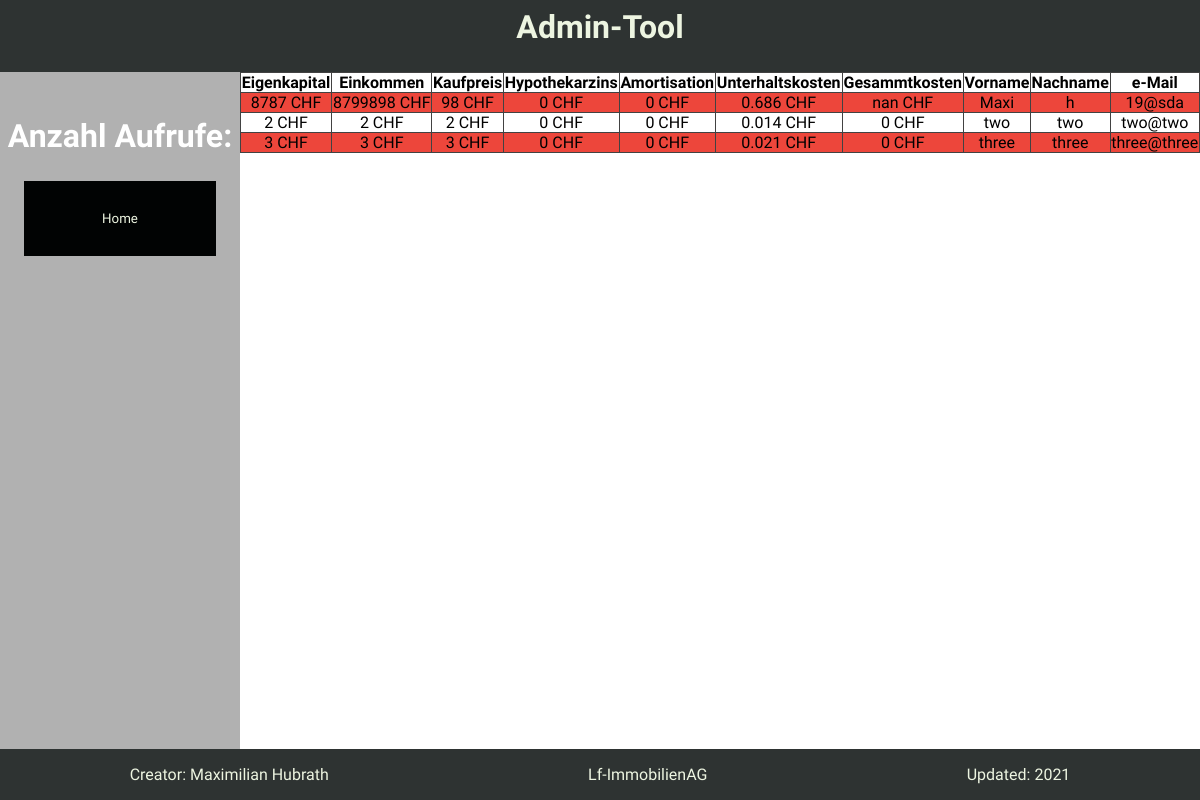
The app's page /src/php/administration/admin.php with its own data.
### tables this page shows
CREATE TABLE "TInformationen" (
	"InfoEK"	REAL NOT NULL,
	"InfoJahreseinkommen"	REAL NOT NULL,
	"InfoKaufpreis"	REAL NOT NULL,
	"InfoHypothekarzins"	REAL NOT NULL,
	"InfoAmortisation"	REAL NOT NULL,
	"InfoUnterhaltskosten"	REAL NOT NULL,
	"InfoMGesamtkosten"	REAL NOT NULL,
	"InfoVorname"	TEXT NOT NULL,
	"InfoNachname"	TEXT NOT NULL,
	"InfoEmail"	TEXT NOT NULL,
	PRIMARY KEY("InfoEmail")
);

### src/php/administration/admin.php (the view, shortened to what this page needs)
<html>
<head>
    <link rel="stylesheet" href="/src/css/admin.css">
</head>
<?php
$dbdir = '/kunden/364182_8001/web/2871458/A2871458/calc/DB';
$db = new SQLite3("$dbdir../SA_Lfimmo.db");
function createTables($db)
{
    $res1 = $db->query("SELECT * FROM TInformationen");
    echo ' <div class="content">';
    echo '<table><tr><th>Eigenkapital</th><th>Einkommen</th><th>Kaufpreis</th><th>Hypothekarzins</th><th>Amortisation</th><th>Unterhaltskosten</th><th>Gesammtkosten</th><th>Vorname</th><th>Nachname</th><th>e-Mail</th>';
    while ($dsatz2 = $res1->fetchArray(SQLITE3_ASSOC)) {
        echo '<tr><td>' . $dsatz2["InfoEK"] . ' CHF' . '</td><td>' . $dsatz2["InfoJahreseinkommen"] . ' CHF' . '</td><td>' . $dsatz2["InfoKaufpreis"] . ' CHF' . '</td><td>' . $dsatz2["InfoHypothekarzins"] . ' CHF' . '</td><td>' . $dsatz2["InfoAmortisation"] . ' CHF' . '</td><td>' . $dsatz2["InfoUnterhaltskosten"] . ' CHF' . '</td><td>' . $dsatz2["InfoMGesamtkosten"] . ' CHF' . '</td><td>' . $dsatz2["InfoVorname"] . '</td><td>' . $dsatz2["InfoNachname"] . '</td><td>' . $dsatz2["InfoEmail"] . '</td></tr>';
    }
    echo '</table></div>';
}
?>
<body>
    <header>
        <div class="top">
            <h1>Admin-Tool</h1>
        </div>
    </header>
    <div class="main">
        <div class="rightNav">
            <div class="buttonGroup">
                <h1>Anzahl Aufrufe: <?php echo $_SESSION['anzahlbesuche'] ?></h1>
                <button onClick="Javascript:window.location.href = '/index.php';">Home</button>
            </div>
        </div>
        <div class="mainContent">
            <form action="index.php" method="get" id="form">
                <?php createTables($db) ?>
            </form>
        </div>
    </div>
    <footer>
        <p>Creator: Maximilian Hubrath</p>
        <p>Lf-ImmobilienAG</p>
        <p>Updated: 2021</p>
    </footer>

### src/css/admin.css (style rules this page uses)
body { background-color: #2e3332; }
header { height: 8vh; font-family: 'Titillium Web', sans-serif; color: #EDF5E1; }
.top { background-color: #2e3332; position: relative; width: 100%; height: 7vh; top: 0; left: 0; text-align: center; }
.main { height: 85vh; }
.rightNav { font-family: 'Titillium Web'; background-color: #b1b1b1; color: #ffffff; left: 0; width: 20%; height: 85vh; position: absolute; text-align: center; float: left; }
.buttonGroup { padding-top: 10%; }
button { font-family: 'Titillium Web'; color: #EDF5E1; background-color: #010303; border: none; padding: 30px 32px; text-align: center; display: inline-block; margin: 4px 2px; cursor: pointer; width: 80%; text-decoration: none; }
.mainContent { background-color: #ffffff; width: 80%; height: 85vh; float: right; right: 0; position: absolute; overflow-y: scroll; }
table { font-family: 'Titillium Web'; border-collapse: collapse; width: 100%; }
td, th { border: 1px solid #424242; text-align: center; padding: 0px; }
tr:nth-child(even) { background-color: #eb3023e3; }
footer { font-family: 'Titillium Web'; color: #EDF5E1; background-color: #2e3332; width: 100%; height: auto; position: absolute; left: 0; bottom: 0; display: flex; justify-content: space-around; }

### records on screen
tinformationen: InfoEK "8787", InfoJahreseinkommen "8799898", InfoKaufpreis "98", InfoHypothekarzins "0", InfoAmortisation "0", InfoUnterhaltskosten "0.686", InfoMGesamtkosten "nan", InfoVorname "Maxi", InfoNachname "h", InfoEmail "19@sda"
tinformationen: InfoEK "2", InfoJahreseinkommen "2", InfoKaufpreis "2", InfoHypothekarzins "0", InfoAmortisation "0", InfoUnterhaltskosten "0.014", InfoMGesamtkosten "0", InfoVorname "two", InfoNachname "two", InfoEmail "two@two"
tinformationen: InfoEK "3", InfoJahreseinkommen "3", InfoKaufpreis "3", InfoHypothekarzins "0", InfoAmortisation "0", InfoUnterhaltskosten "0.021", InfoMGesamtkosten "0", InfoVorname "three", InfoNachname "three", InfoEmail "three@three"
